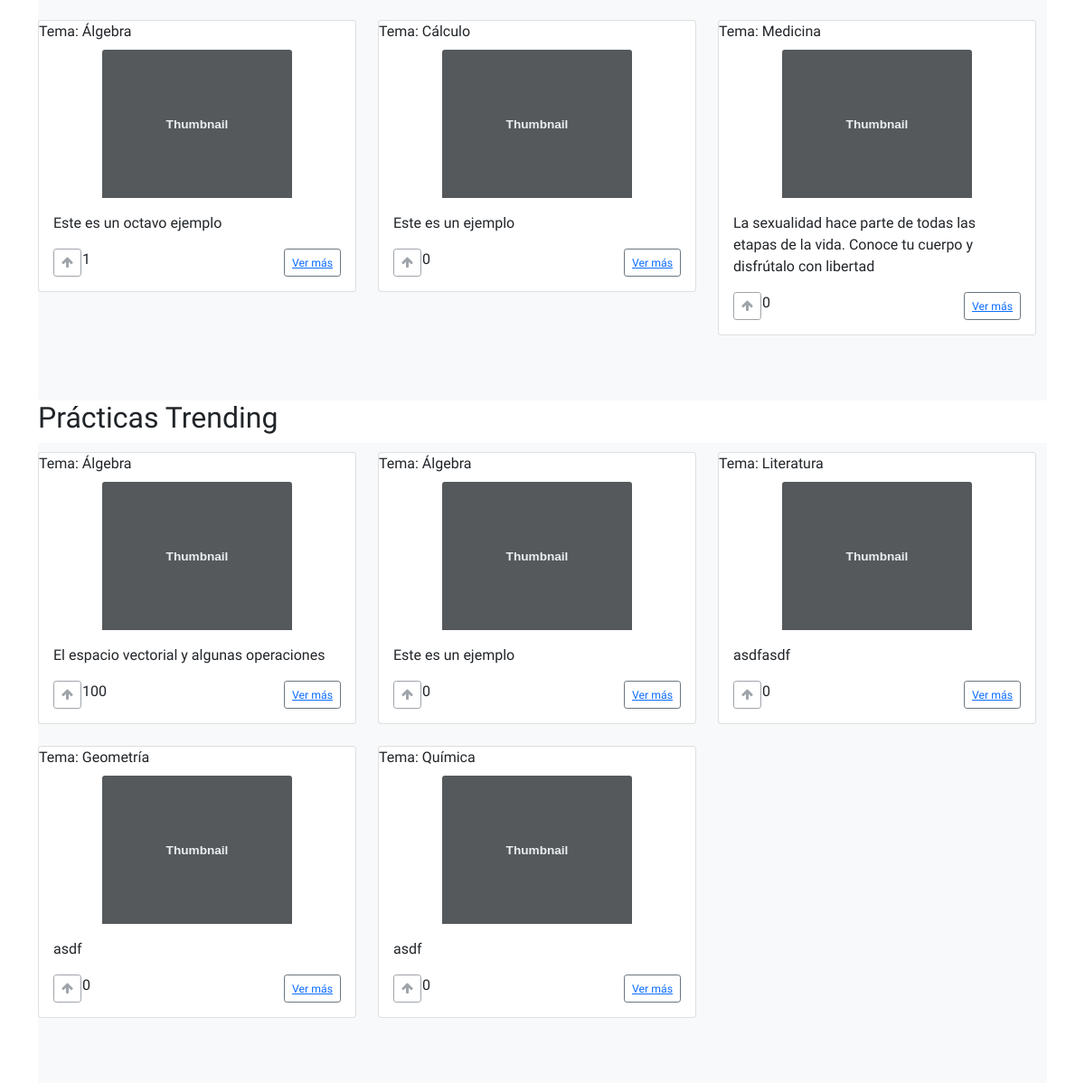
Before: / (signed in, lower part) with the older database file.
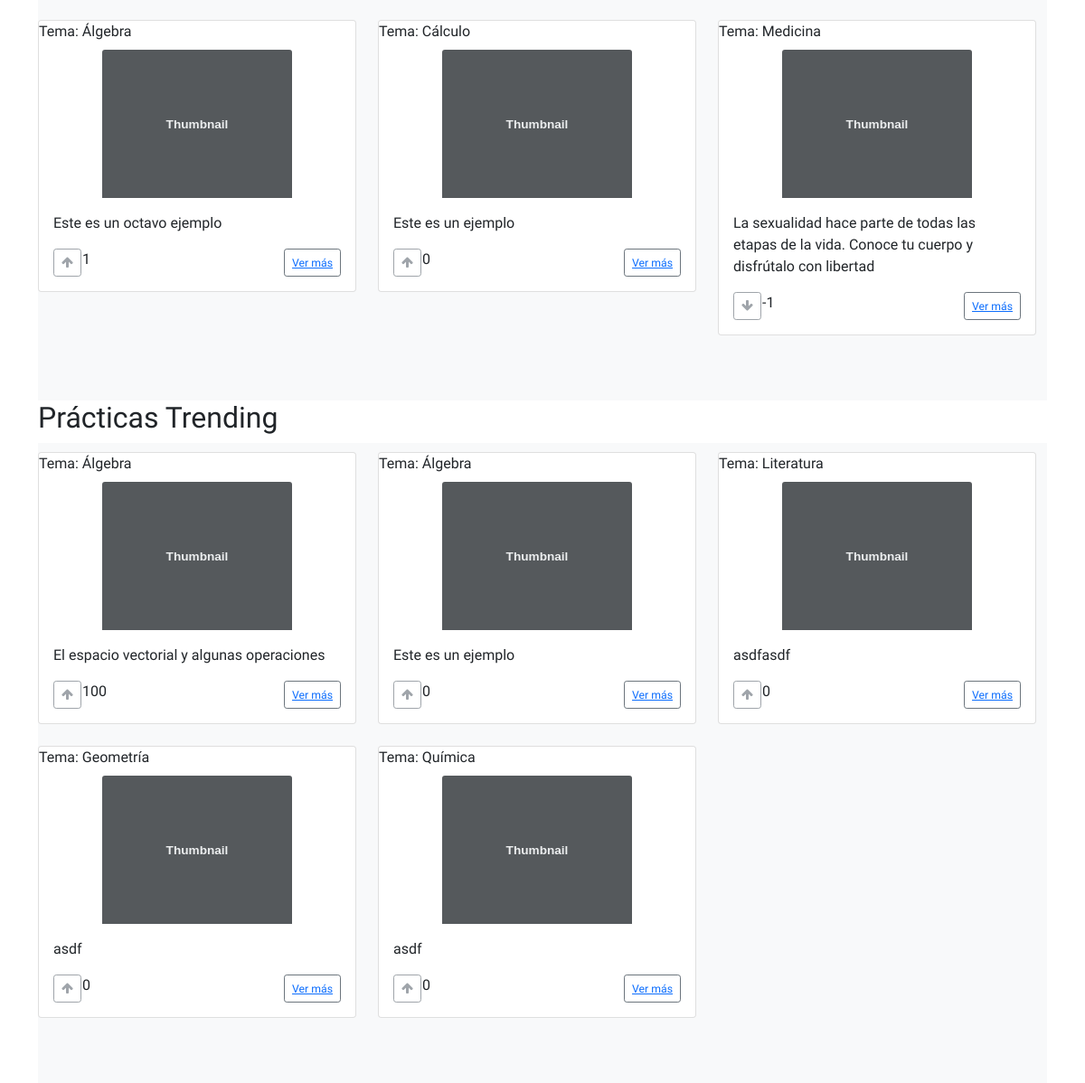
After: the same page with the newer database file.
### usuario/models.py (models this page shows, shortened)
class Herramienta(models.Model):
    user = models.ForeignKey(User,null = True, on_delete=models.SET_NULL)
    filtro = models.CharField(choices = ELECCION_TEMAS, max_length=50, default=('Matemáticas',('Álgebra','Álgebra')))
    titulo = models.CharField(max_length=100, blank=False,default='')
    descripcion = models.CharField(max_length=100, blank= False)
    visible = models.BooleanField(default=True)
    voto = models.IntegerField(default=0)
    class Meta:
        abstract = True

class Flashcard(Herramienta):
    contenido = tinymce_models.HTMLField()  #Para el editor de texto
    def get_absolute_url(self):
       return reverse("core:documento", kwargs={"id" : self.id})

class Practica(Herramienta):
    def get_absolute_url(self):
        return reverse("core:practica", kwargs={"id" : self.id})

### core/views.py (the view)
# urls.py: path("",views.home,name="home"),
def home(request):
    if request.user.is_authenticated:
        flash = Flashcard.objects.filter(visible = True).order_by('-voto')[:9]  #Ordena por voto los primeros nueve
        pract = Practica.objects.filter(visible=True).order_by('-voto')[:9]
        return render(request, "users/userHome.html",{'flashcard':flash,'practica':pract})
    else:
        signupForm = UserForm()
        signinForm = LoginForm()
        return render(request, "core/home.html", {"signupForm":signupForm, "signinForm": signinForm})

### usuario/models.py (called while the page is built)
    @property
    def nombreCompleto(self):
        return '%s %s' % (self.nombre, self.apellido)

### usuario/templates/users/userHome.html (shortened to what this page needs)
{% extends 'core/layout.html' %} {% load static %} {% block cssPath %}
<link
  rel="stylesheet"
  href="{% static 'user/userHome.css' %}"
  type="text/css"
/>
{% endblock cssPath %}
{% block title %} Plank {% endblock title %} {% block body %}
<div class="container">
  <div class="album py-5 bg-light" id="flashcards">
    <div class="container" id="container-flashcards">
      <div class="row">
        {%for f in flashcard%}
        <div class="col-md-4">
          <div class="card mb-4 box-shadow">
            <div class="card-title">Tema: {{f.filtro}}</div>
            <div class="img-container">
              <img
                class="card-img-top"
                data-src="holder.js/100px225?theme=thumb&amp;bg=55595c&amp;fg=eceeef&amp;text=Thumbnail"
                alt="Thumbnail [100%x225]"
                style="height: 225px; width: 100%; display: block"
                data-holder-rendered="true"
              />
            </div>
            <div class="card-body">
              <p class="card-text">
                {{f.descripcion}}
              </p>
              <div class="d-flex justify-content-between align-items-center">
                <div class="btn-group">
                  <div class="buttonRows">
                    <div class="buttons1 no-padding">
                      <button
                        type="button"
                        class="btn btn-sm btn-outline-secondary"
                        disabled
                      >
                        {%if f.voto >= 0 %}
                        <i class="fa fa-arrow-up" aria-hidden="true"></i>
                        {%else%}
                        <i class="fa fa-arrow-down" aria-hidden="true"></i>
                        {%endif%}
                      </button>
                    </div>
                    <div class="numero-votos" >
                      <span > {{f.voto}} </span>
                    </div>
                  </div>
                </div>
                <button type="button" class="btn btn-sm btn-outline-secondary">
                  <a href="{{ f.get_absolute_url }}"><small class="">Ver más</small></a>
                </button>
              </div>
            </div>
          </div>
        </div>
        {%endfor%}
      </div>
    </div>
  </div>
</div>
<div class="container">
  <div class="encabezado">
    <h2>Prácticas Trending</h2>
  </div>
  <div class="album py-5 bg-light" id="flashcards">
    <div class="container" id="container-flashcards">
      <div class="row">
        {%for p in practica%}
        <div class="col-md-4">
          <div class="card mb-4 box-shadow">
            <div class="card-title">Tema: {{p.filtro}}</div>
            <div class="img-container">
              <img
                class="card-img-top"
                data-src="holder.js/100px225?theme=thumb&amp;bg=55595c&amp;fg=eceeef&amp;text=Thumbnail"
                alt="Thumbnail [100%x225]"
                style="height: 225px; width: 100%; display: block"
                data-holder-rendered="true"
              />
            </div>
            <div class="card-body">
              <p class="card-text">
                {{p.descripcion}}
              </p>
              <div class="d-flex justify-content-between align-items-center">
                <div class="btn-group">
                  <div class="buttonRows">
                    <div class="buttons1 no-padding">
                      <button
                        type="button"
                        class="btn btn-sm btn-outline-secondary"
                        disabled
                      >
                        {%if p.voto >= 0 %}
                        <i class="fa fa-arrow-up" aria-hidden="true"></i>
                        {%else%}
                        <i class="fa fa-arrow-down" aria-hidden="true"></i>
                        {%endif%}
                      </button>
                    </div>
                    <div class="numero-votos" >
                      <span > {{p.voto}} </span>
                    </div>
                  </div>
                </div>
                <button type="button" class="btn btn-sm btn-outline-secondary">
                  <a href="{{ p.get_absolute_url }}"><small class="">Ver más</small></a>
                </button>
              </div>
            </div>
          </div>
        </div>
        {%endfor%}
      </div>
    </div>
  </div>
</div>
{% endblock body %}

### core/templates/core/layout.html (shortened to what this page needs)
{%load static%}
<!DOCTYPE html>
<html lang="en">
  <head>
    <link
      rel="stylesheet"
      href="{%static 'core/stylesheet.css'%}"
      type="text/css"
    />
    <link rel="stylesheet" href="https://cdnjs.cloudflare.com/ajax/libs/font-awesome/4.7.0/css/font-awesome.min.css">
    {% block cssPath %}{% endblock cssPath %}
    <link href="https://cdn.jsdelivr.net/npm/bootstrap@5.0.2/dist/css/bootstrap.min.css" rel="stylesheet">
  </head>
  <body>
    {% block body %} {% endblock body %}
  </body>
</html>

### core/static/core/stylesheet.css (style rules this page uses)
* { font-family: 'Asap', sans-serif; }

### usuario/static/user/userHome.css (style rules this page uses)
#flashcards { padding-top: 10px !important; }
#container-flashcards { padding-left: 0px !important; }
.card-img-top { height: 60% !important; width: 60% !important; }
.img-container { display: flex !important; align-items: center; justify-content: center; }
.no-padding { padding: 0px !important; margin: 0px !important; }
.numero-votos { padding-left: 1px !important; padding-right: 5px !important; display: inline-block; flex-grow: 3; }
.buttonRows { display: flex; flex-wrap: wrap; }
.buttons1 { display: inline-block; flex-grow: 1; }

Changed rows visible on the page:
changed Flashcard "Medicina": voto "0" → "-1"
